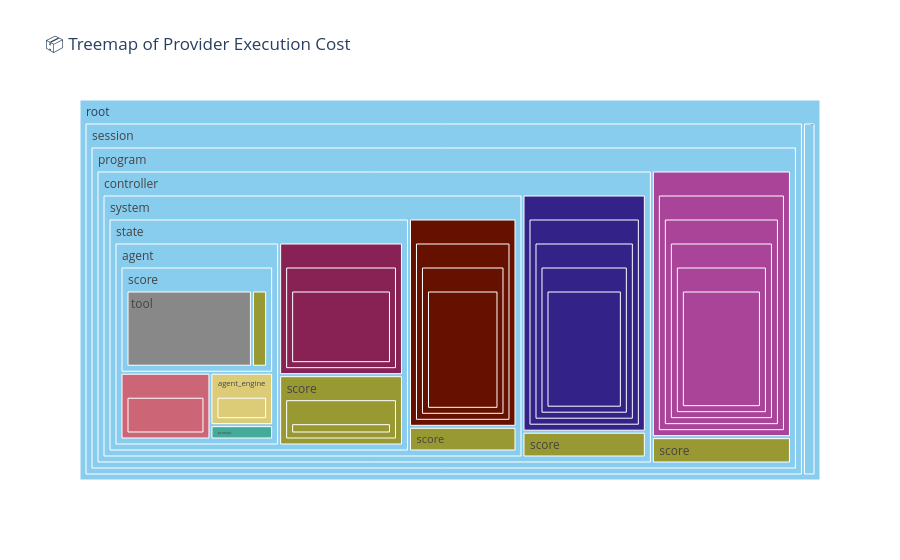

Notebook cell for this chart:
### Markdown cell above
### 📦 Treemap of Provider Execution Cost

This chart presents a **latency-weighted treemap** that reveals the **nested execution structure** of a CodeCritic run — from top-level orchestration down to fine-grained tooling.

#### 🧠 What this code does:
- **Builds a call hierarchy** by tracing each provider’s `called_by_type`, recursively reconstructing the execution path for every log entry.
- **Flattens each path** into separate columns (e.g., `path_0`, `path_1`, ...) so Plotly can visualize the full call stack as a nested tree.
- **Visualizes latency cost** using a treemap, where:
  - Each **box** represents a provider type at a specific nesting level.
  - **Box size** is proportional to total `latency_ms` contributed by that node and its descendants.
  - **Color** corresponds to `provider_type`, using a colorblind-safe palette.

#### 🔍 What you're observing:
- The **upper-left boxes** show top-level orchestrators (e.g., `session`, `program`).
- As you move inward (right and down), you see **nested calls** to `controller`, `system`, `state`, and ultimately `agent`, `tool`, `score`, etc.
- **Larger boxes** deeper in the tree indicate subsystems that consume significant time (e.g., tools like `mypy`, `black`, `ruff`).
- Hovering on a box reveals its exact path and latency.

This visualization is ideal for:
- Identifying where latency accumulates in multi-step workflows.
- Spotting repeated or redundant calls.
- Auditing nested delegation patterns during FSM-driven execution.

### Code cell
import plotly.express as px

# Step 1: Build edges and infer nesting path
df["source"] = df["called_by_type"].fillna("root")
df["target"] = df["provider_type"]
edges = list(zip(df["source"], df["target"]))

# Recursive path builder
def build_path(row, edges):
    if row["source"] == "root":
        return ["root", row["target"]]
    for src, tgt in edges:
        if tgt == row["source"]:
            return build_path({"source": src, "target": tgt}, edges) + [row["target"]]
    return ["root", row["source"], row["target"]]

df["call_path"] = df.apply(lambda row: build_path(row, edges), axis=1)

# Step 2: Flatten call path into real columns
path_df = df["call_path"].apply(pd.Series)
path_df.columns = [f"path_{i}" for i in path_df.columns]

# Step 3: Combine into sunburst data source
path_df = path_df.fillna("")

# Then proceed as before
sunburst_data = pd.concat([df, path_df], axis=1)


fig = px.treemap(
    sunburst_data,
    path=path_df.columns.tolist(),
    values="latency_ms",
    color="provider_type",
    color_discrete_sequence=px.colors.qualitative.Safe,
    title="📦 Treemap of Provider Execution Cost"
)
fig.show()

### Figure 1 — Plotly figure (JSON) as saved in the notebook; plotly's stock layout.template omitted (floating-point values rounded to 4 significant figures)
{"data": [{"branchvalues": "total", "customdata": [["(?)"], ["(?)"], ["(?)"], ["(?)"], ["(?)"], ["(?)"], ["(?)"], ["(?)"], ["(?)"], ["agent"], ["agent"], ["agent_engine"], ["agent_engine"], ["context"], ["context"], ["context"], ["context"], ["context"], ["context"], ["context"], ["controller"], ["controller"], ["controller"], ["controller"], ["controller"], ["program"], ["program"], ["program"], ["program"], ["program"], ["program"], ["prompt"], ["prompt"], ["score"], ["score"], ["score"], ["score"], ["score"], ["score"], ["score"], ["score"], ["score"], ["score"], ["score"], ["score"], ["score"], ["score"], ["score"], ["score"], ["score"], ["score"], ["score"], ["score"], ["score"], ["score"], ["score"], ["score"], ["score"], ["score"], ["state"], ["state"], ["state"], ["system"], ["system"], ["system"], ["system"], ["tool"]], "domain": {"x": [0, 1], "y": [0, 1]}, "hovertemplate": "labels=%{label}<br>latency_ms=%{value}<br>parent=%{parent}<br>id=%{id}<br>provider_type=%{customdata[0]}<extra></extra>", "ids": ["root/session/program/controller/system/state/agent", "root/session", "root/session/program", "root/session/program/controller", "root/session/program/controller/system", "root/session/program/controller/system/state", "root/context", "root/session/program/controller/system/state/agent/score", "root", "root/session/program/controller/system/state/agent/", "root/session/program/controller/system/state/agent//", "root/session/program/controller/system/state/agent/agent_engine/", "root/session/program/controller/system/state/agent/agent_engine", "root/context///////", "root/context/", "root/context//", "root/context/////", "root/context///", "root/context////", "root/context//////", "root/session/program/controller/////", "root/session/program/controller////", "root/session/program/controller/", "root/session/program/controller///", "root/session/program/controller//", "root/session/program//", "root/session/program/", "root/session/program///", "root/session/program////", "root/session/program//////", "root/session/program/////", "root/session/program/controller/system/state/agent/prompt", "root/session/program/controller/system/state/agent/prompt/", "root/session/program/controller/score///", "root/session/program/controller/system/state/agent/score/", "root/context/score//", "root/session/program/controller/score", "root/session/program/score/", "root/session/program/score/////", "root/session/program/controller/score////", "root/context/score/", "root/session/program/score", "root/session/program/controller/system/score///", "root/context/score", "root/context/score//////", "root/session/program/score////", "root/session/program/controller/score/", "root/session/program/score//", "root/context/score///", "root/session/program/controller/system/state/score//", "root/session/program/controller/system/state/score", "root/session/program/controller/system/score//", "root/context/score////", "root/session/program/controller/system/score", "root/session/program/controller/score//", "root/session/program/controller/system/score/", "root/context/score/////", "root/session/program/controller/system/state/score/", "root/session/program/score///", "root/session/program/controller/system/state//", "root/session/program/controller/system/state/", "root/session/program/controller/system/state///", "root/session/program/controller/system/", "root/session/program/controller/system///", "root/session/program/controller/system////", "root/session/program/controller/system//", "root/session/program/controller/system/state/agent/score/tool"], "labels": ["agent", "session", "program", "controller", "system", "state", "context", "score", "root", "", "", "", "agent_engine", "", "", "", "", "", "", "", "", "", "", "", "", "", "", "", "", "", "", "prompt", "", "", "", "", "score", "", "", "", "", "score", "", "score", "", "", "", "", "", "", "score", "", "", "score", "", "", "", "", "", "", "", "", "", "", "", "", "tool"], "marker": {"colors": ["rgb(136, 204, 238)", "rgb(136, 204, 238)", "rgb(136, 204, 238)", "rgb(136, 204, 238)", "rgb(136, 204, 238)", "rgb(136, 204, 238)", "rgb(136, 204, 238)", "rgb(136, 204, 238)", "rgb(136, 204, 238)", "rgb(204, 102, 119)", "rgb(204, 102, 119)", "rgb(221, 204, 119)", "rgb(221, 204, 119)", "rgb(17, 119, 51)", "rgb(17, 119, 51)", "rgb(17, 119, 51)", "rgb(17, 119, 51)", "rgb(17, 119, 51)", "rgb(17, 119, 51)", "rgb(17, 119, 51)", "rgb(51, 34, 136)", "rgb(51, 34, 136)", "rgb(51, 34, 136)", "rgb(51, 34, 136)", "rgb(51, 34, 136)", "rgb(170, 68, 153)", "rgb(170, 68, 153)", "rgb(170, 68, 153)", "rgb(170, 68, 153)", "rgb(170, 68, 153)", "rgb(170, 68, 153)", "rgb(68, 170, 153)", "rgb(68, 170, 153)", "rgb(153, 153, 51)", "rgb(153, 153, 51)", "rgb(153, 153, 51)", "rgb(153, 153, 51)", "rgb(153, 153, 51)", "rgb(153, 153, 51)", "rgb(153, 153, 51)", "rgb(153, 153, 51)", "rgb(153, 153, 51)", "rgb(153, 153, 51)", "rgb(153, 153, 51)", "rgb(153, 153, 51)", "rgb(153, 153, 51)", "rgb(153, 153, 51)", "rgb(153, 153, 51)", "rgb(153, 153, 51)", "rgb(153, 153, 51)", "rgb(153, 153, 51)", "rgb(153, 153, 51)", "rgb(153, 153, 51)", "rgb(153, 153, 51)", "rgb(153, 153, 51)", "rgb(153, 153, 51)", "rgb(153, 153, 51)", "rgb(153, 153, 51)", "rgb(153, 153, 51)", "rgb(136, 34, 85)", "rgb(136, 34, 85)", "rgb(136, 34, 85)", "rgb(102, 17, 0)", "rgb(102, 17, 0)", "rgb(102, 17, 0)", "rgb(102, 17, 0)", "rgb(136, 136, 136)"]}, "name": "", "parents": ["root/session/program/controller/system/state", "root", "root/session", "root/session/program", "root/session/program/controller", "root/session/program/controller/system", "root", "root/session/program/controller/system/state/agent", "", "root/session/program/controller/system/state/agent", "root/session/program/controller/system/state/agent/", "root/session/program/controller/system/state/agent/agent_engine", "root/session/program/controller/system/state/agent", "root/context//////", "root/context", "root/context/", "root/context////", "root/context//", "root/context///", "root/context/////", "root/session/program/controller////", "root/session/program/controller///", "root/session/program/controller", "root/session/program/controller//", "root/session/program/controller/", "root/session/program/", "root/session/program", "root/session/program//", "root/session/program///", "root/session/program/////", "root/session/program////", "root/session/program/controller/system/state/agent", "root/session/program/controller/system/state/agent/prompt", "root/session/program/controller/score//", "root/session/program/controller/system/state/agent/score", "root/context/score/", "root/session/program/controller", "root/session/program/score", "root/session/program/score////", "root/session/program/controller/score///", "root/context/score", "root/session/program", "root/session/program/controller/system/score//", "root/context", "root/context/score/////", "root/session/program/score///", "root/session/program/controller/score", "root/session/program/score/", "root/context/score//", "root/session/program/controller/system/state/score/", "root/session/program/controller/system/state", "root/session/program/controller/system/score/", "root/context/score///", "root/session/program/controller/system", "root/session/program/controller/score/", "root/session/program/controller/system/score", "root/context/score////", "root/session/program/controller/system/state/score", "root/session/program/score//", "root/session/program/controller/system/state/", "root/session/program/controller/system/state", "root/session/program/controller/system/state//", "root/session/program/controller/system", "root/session/program/controller/system//", "root/session/program/controller/system///", "root/session/program/controller/system/", "root/session/program/controller/system/state/agent/score"], "type": "treemap", "values": [21740.0, 83660.0, 83660.0, 66900.0, 51710.0, 38090.0, 1462.0, 13350.0, 85120.0, 4943.0, 4943.0, 2704.0, 2704.0, 735.0, 735.0, 735.0, 735.0, 735.0, 735.0, 735.0, 13700.0, 13700.0, 13700.0, 13700.0, 13700.0, 15250.0, 15250.0, 15250.0, 15250.0, 15250.0, 15250.0, 740.0, 740.0, 1490.0, 1442.0, 727.0, 1490.0, 1507.0, 1507.0, 1490.0, 727.0, 1507.0, 1443.0, 727.0, 727.0, 1507.0, 1490.0, 1507.0, 727.0, 5665.0, 5665.0, 1443.0, 727.0, 1443.0, 1490.0, 1443.0, 727.0, 5665.0, 1507.0, 10690.0, 10690.0, 10690.0, 12180.0, 12180.0, 12180.0, 12180.0, 11910.0]}], "layout": {"legend": {"tracegroupgap": 0}, "title": {"text": "📦 Treemap of Provider Execution Cost"}, "treemapcolorway": ["rgb(136, 204, 238)", "rgb(204, 102, 119)", "rgb(221, 204, 119)", "rgb(17, 119, 51)", "rgb(51, 34, 136)", "rgb(170, 68, 153)", "rgb(68, 170, 153)", "rgb(153, 153, 51)", "rgb(136, 34, 85)", "rgb(102, 17, 0)", "rgb(136, 136, 136)"]}}
